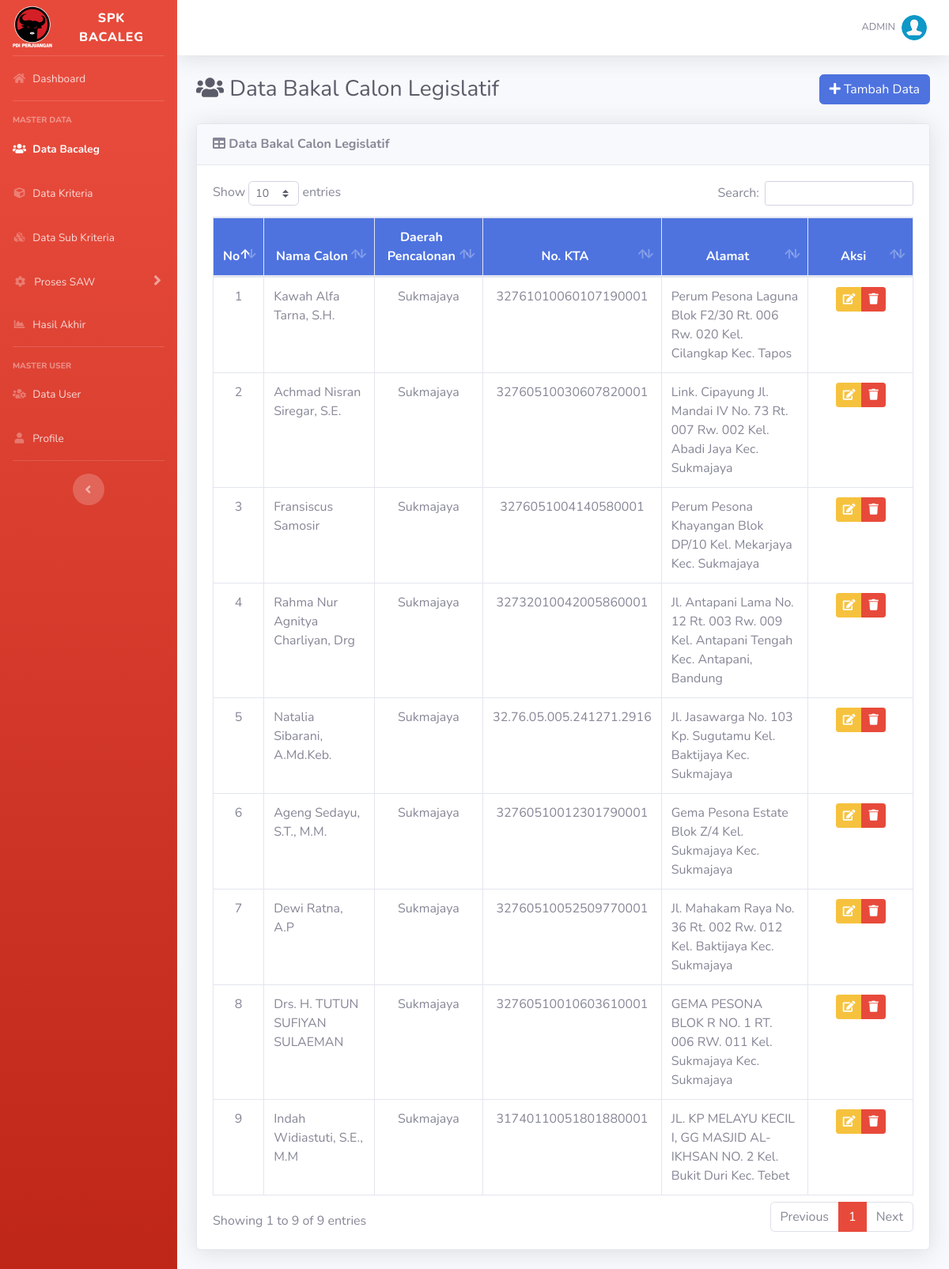
The page /list-alternatif.php (signed in) on the database its author committed.
### tables this page shows
CREATE TABLE `alternatif` (
  `id_alternatif` int(11) NOT NULL,
  `alternatif` varchar(100) NOT NULL,
  `dapil` varchar(100) DEFAULT NULL,
  `kta` varchar(50) DEFAULT NULL,
  `alamat` text
);

### list-alternatif.php (the view, shortened to what this page needs)
<?php require_once('includes/init.php'); ?>
<?php
require_once('template/header.php');
?>
<div class="d-sm-flex align-items-center justify-content-between mb-4">
	<h1 class="h3 mb-0 text-gray-800"><i class="fas fa-fw fa-users"></i> Data Bakal Calon Legislatif</h1>
	<a href="tambah-alternatif.php" class="btn btn-primary"> <i class="fa fa-plus"></i> Tambah Data </a>
</div>
<div class="card shadow mb-4">
	<div class="card-header py-3">
		<h6 class="m-0 font-weight-bold"><i class="fa fa-table"></i> Data Bakal Calon Legislatif</h6>
	</div>
	<div class="card-body">
		<div class="table-responsive">
			<table class="table table-bordered" id="dataTable" width="100%" cellspacing="0">
				<thead class="bg-primary text-white">
				    <tr align="center">
				        <th width="5%">No</th>
				        <th>Nama Calon</th>
				        <th>Daerah Pencalonan</th>
				        <th>No. KTA</th>
				        <th>Alamat</th>
				        <th width="15%">Aksi</th>
				    </tr>
				</thead>
				<tbody>
				    <?php
				    $no = 0;
				    $query = mysqli_query($koneksi, "SELECT * FROM alternatif");
				    while ($data = mysqli_fetch_array($query)) :
				        $no++;
				    ?>
				        <tr align="center">
				            <td><?php echo $no; ?></td>
				            <td align="left"><?php echo $data['alternatif']; ?></td>
				            <td><?php echo $data['dapil']; ?></td>
				            <td><?php echo $data['kta']; ?></td>
				            <td align="left"><?php echo $data['alamat']; ?></td>
				            <td>
				                <div class="btn-group" role="group">
				                    <a data-toggle="tooltip" data-placement="bottom" title="Edit Data" href="edit-alternatif.php?id=<?php echo $data['id_alternatif']; ?>" class="btn btn-warning btn-sm"><i class="fa fa-edit"></i></a>
				                    <a data-toggle="tooltip" data-placement="bottom" title="Hapus Data" href="hapus-alternatif.php?id=<?php echo $data['id_alternatif']; ?>" onclick="return confirm ('Apakah anda yakin untuk meghapus data ini')" class="btn btn-danger btn-sm"><i class="fa fa-trash"></i></a>
				                </div>
				            </td>
				        </tr>
				    <?php endwhile; ?>
				</tbody>
			</table>
		</div>
	</div>
</div>
<?php
require_once('template/footer.php');
?>

### rows shown on the page
alternatif: alternatif "Kawah Alfa Tarna, S.H.", dapil "Sukmajaya", kta "32761010060107190001", alamat "Perum Pesona Laguna Blok F2/30 Rt. 006 Rw. 020 Kel. Cilangkap Kec. Tapos"
alternatif: alternatif "Achmad Nisran Siregar, S.E.", dapil "Sukmajaya", kta "32760510030607820001", alamat "Link. Cipayung Jl. Mandai IV No. 73 Rt. 007 Rw. 002 Kel. Abadi Jaya Kec. Sukmajaya"
alternatif: alternatif "Fransiscus Samosir", dapil "Sukmajaya", kta "3276051004140580001", alamat "Perum Pesona Khayangan Blok DP/10 Kel. Mekarjaya Kec. Sukmajaya"
alternatif: alternatif "Rahma Nur Agnitya Charliyan, Drg", dapil "Sukmajaya", kta "32732010042005860001", alamat "Jl. Antapani Lama No. 12 Rt. 003 Rw. 009 Kel. Antapani Tengah Kec. Antapani, Bandung"
alternatif: alternatif "Natalia Sibarani, A.Md.Keb.", dapil "Sukmajaya", kta "32.76.05.005.241271.2916", alamat "Jl. Jasawarga No. 103 Kp. Sugutamu Kel. Baktijaya Kec. Sukmajaya"
alternatif: alternatif "Ageng Sedayu, S.T., M.M.", dapil "Sukmajaya", kta "32760510012301790001", alamat "Gema Pesona Estate Blok Z/4 Kel. Sukmajaya Kec. Sukmajaya"
alternatif: alternatif "Dewi Ratna, A.P", dapil "Sukmajaya", kta "32760510052509770001", alamat "Jl. Mahakam Raya No. 36 Rt. 002 Rw. 012 Kel. Baktijaya Kec. Sukmajaya"
alternatif: alternatif "Drs. H. TUTUN SUFIYAN SULAEMAN", dapil "Sukmajaya", kta "32760510010603610001", alamat "GEMA PESONA BLOK R NO. 1 RT. 006 RW. 011 Kel. Sukmajaya Kec. Sukmajaya"
alternatif: alternatif "Indah Widiastuti, S.E., M.M", dapil "Sukmajaya", kta "31740110051801880001", alamat "JL. KP MELAYU KECIL I, GG MASJID AL-IKHSAN NO. 2 Kel. Bukit Duri Kec. Tebet"

### other values the page prints
$_SESSION['username'] "ADMIN"
